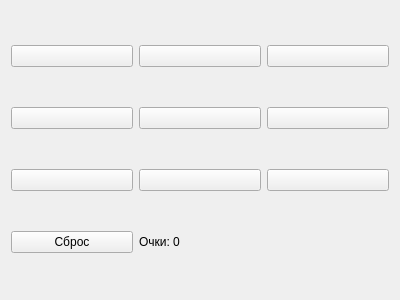
<?xml version="1.0" encoding="UTF-8"?>
<ui version="4.0">
 <class>GameBoard</class>
 <widget class="QWidget" name="GameBoard">
  <property name="geometry">
   <rect>
    <x>0</x>
    <y>0</y>
    <width>400</width>
    <height>300</height>
   </rect>
  </property>
  <property name="windowTitle">
   <string>Игровое Поле</string>
  </property>
  <layout class="QGridLayout" name="gridLayout">
   <!-- Создание 9 кнопок для игрового поля 3x3 -->
   <item row="0" column="0">
    <widget class="QPushButton" name="card1"/>
   </item>
   <item row="0" column="1">
    <widget class="QPushButton" name="card2"/>
   </item>
   <item row="0" column="2">
    <widget class="QPushButton" name="card3"/>
   </item>
   <item row="1" column="0">
    <widget class="QPushButton" name="card4"/>
   </item>
   <item row="1" column="1">
    <widget class="QPushButton" name="card5"/>
   </item>
   <item row="1" column="2">
    <widget class="QPushButton" name="card6"/>
   </item>
   <item row="2" column="0">
    <widget class="QPushButton" name="card7"/>
   </item>
   <item row="2" column="1">
    <widget class="QPushButton" name="card8"/>
   </item>
   <item row="2" column="2">
    <widget class="QPushButton" name="card9"/>
   </item>
   <!-- Размещаем кнопку сброса и счетчик очков -->
   <item row="3" column="0">
    <widget class="QPushButton" name="resetButton">
     <property name="text">
      <string>Сброс</string>
     </property>
    </widget>
   </item>
   <item row="3" column="1">
    <widget class="QLabel" name="scoreLabel">
     <property name="text">
      <string>Очки: 0</string>
     </property>
    </widget>
   </item>
  </layout>
 </widget>
 <resources/>
 <connections/>
</ui>
